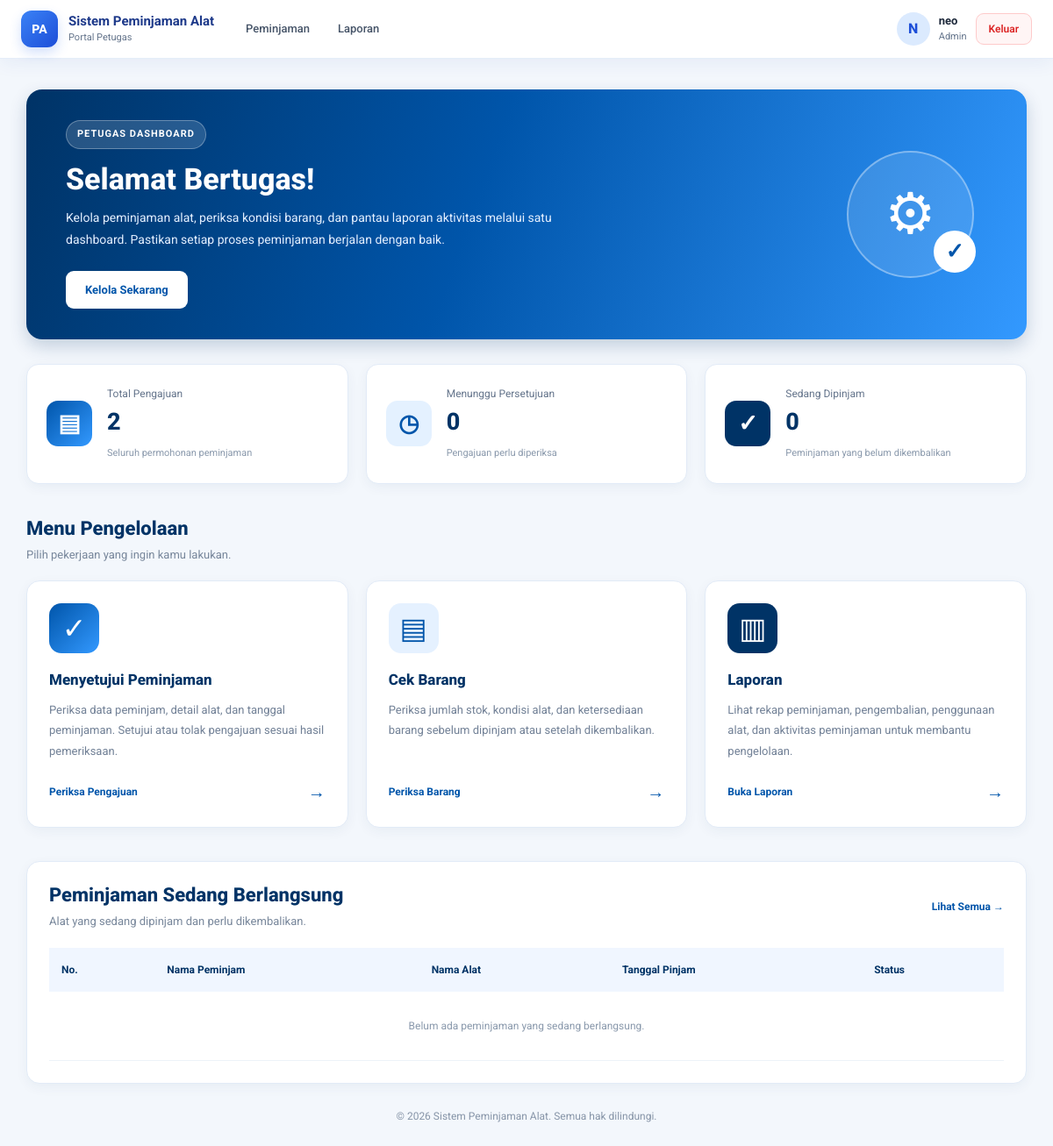
Screenshot of /petugas/dashboard_petugas.php (signed in) with the database file from the repository.
### tables this page shows
CREATE TABLE `users` (
  `id` int(11) NOT NULL,
  `username` varchar(50) NOT NULL,
  `nama_lengkap` varchar(100) NOT NULL,
  `alamat` varchar(225) NOT NULL,
  `password` varchar(255) NOT NULL,
  `role` enum('admin','petugas','peminjam') NOT NULL
);

### includes/auth.php (called while the page is built, shortened)
<?php
function e($v): string
{
    return htmlspecialchars((string)$v, ENT_QUOTES, 'UTF-8');
}
function auth_user(PDO $pdo): array
{
    static $user = null;
    if ($user !== null) {
        return $user;
    }
    $s = $pdo->prepare('SELECT id, username, nama_lengkap, role FROM users WHERE id = ?');
    $s->execute([$_SESSION['user_id']]);
    $user = $s->fetch();
    return $user;
}
function require_role(PDO $pdo, array $roles): array
{
    $u = auth_user($pdo);
    return $u;
}
function role_label(string $role): string
{
    return ['admin' => 'Admin', 'petugas' => 'Petugas', 'peminjam' => 'Peminjam'][$role] ?? ucfirst($role);
}

### includes/navbar_petugas.php (the view, shortened to what this page needs)
<?php
require_once __DIR__ . '/auth.php';
$nvUser  = auth_user($pdo);
$nvRole  = $nvUser['role'] ?? 'petugas';
$nvAlias = [
    'edit_petugas.php' => 'daftar_user.php',
    'edit_alat.php'    => 'lihat_alat.php',
];
$nvCur   = basename(parse_url($_SERVER['REQUEST_URI'], PHP_URL_PATH));
$nvCur   = $nvAlias[$nvCur] ?? $nvCur;
$nvMenus = [
    ['Peminjaman', 'status_peminjaman.php'],
    ['Laporan', 'laporan.php'],
];
function nv_is_active(string $href, string $cur): bool
{
    return basename(parse_url($href, PHP_URL_PATH)) === $cur;
}
$nvInisial = mb_strtoupper(mb_substr($nvUser['nama_lengkap'] ?: $nvUser['username'], 0, 1));
$nvPortal  = 'Portal Petugas';
?>
<header class="nv">
    <div class="nv-inner">
        <a class="nv-brand" href="status_peminjaman.php">
            <span class="nv-logo">PA</span>
            <span class="nv-brandtext">
                <strong>Sistem Peminjaman Alat</strong>
                <small><?= e($nvPortal) ?></small>
            </span>
        </a>
        <div class="nv-collapse" id="nvCollapse">
            <nav class="nv-menu" aria-label="Menu utama">
                <?php foreach ($nvMenus as $m): ?>
                    <a class="nv-link<?= nv_is_active($m[1], $nvCur) ? ' active' : '' ?>"
                       href="<?= e($m[1]) ?>"><?= e($m[0]) ?></a>
                <?php endforeach; ?>
            </nav>
            <div class="nv-profile">
                <div class="nv-avatar"><?= e($nvInisial) ?></div>
                <div class="nv-info">
                    <strong><?= e($nvUser['nama_lengkap'] ?: $nvUser['username']) ?></strong>
                    <span><?= e(role_label($nvRole)) ?></span>
                </div>
                <a href="logout.php" class="nv-logout"
                   onclick="return confirm('Apakah kamu yakin ingin keluar?')">Keluar</a>
            </div>
        </div>
    </div>
</header>

### asset/css/style.css (style rules this page uses)
* { margin: 0; padding: 0; box-sizing: border-box; }
body { font-family: 'Roboto', Arial, sans-serif; min-height: 100vh; }
html { scroll-behavior: smooth; }
body { font-family: 'Roboto', Arial, sans-serif; color: #222222; background: #f3f7fc; }

### asset/css/navbar.css (style rules this page uses)
body { padding: 0 !important; }
.nv { position: sticky; top: 0; z-index: 1000; background: #fff; border-bottom: 1px solid #e5edf9; box-shadow: 0 4px 22px rgba(30, 64, 175, .07); font-family: inherit; }
.nv-inner { max-width: 1280px; margin: 0 auto; padding: 12px 24px; display: flex; align-items: center; gap: 22px; }
.nv-brand { display: flex; align-items: center; gap: 12px; text-decoration: none; flex-shrink: 0; }
.nv-logo { width: 42px; height: 42px; border-radius: 12px; display: grid; place-items: center; color: #fff; font-weight: 800; font-size: 14px; background: linear-gradient(135deg, #3b82f6, #1d4ed8); box-shadow: 0 6px 14px rgba(37, 99, 235, .2); }
.nv-brandtext strong { display: block; font-size: 15px; font-weight: 700; color: #1e3a8a; line-height: 1.2; }
.nv-brandtext small { display: block; font-size: 11px; color: #64748b; margin-top: 2px; }
.nv-collapse { flex: 1; display: flex; align-items: center; justify-content: space-between; gap: 20px; }
.nv-menu { display: flex; align-items: center; gap: 4px; flex-wrap: wrap; }
.nv-link { display: inline-flex; align-items: center; gap: 4px; padding: 9px 14px; border: 0; border-radius: 10px; background: transparent; color: #475569; font: inherit; font-size: 13px; font-weight: 500; text-decoration: none; cursor: pointer; transition: background .2s, color .2s; }
.nv-profile { display: flex; align-items: center; gap: 10px; flex-shrink: 0; }
.nv-avatar { width: 38px; height: 38px; border-radius: 50%; display: grid; place-items: center; background: #dbeafe; color: #1d4ed8; font-weight: 800; }
.nv-info strong { display: block; font-size: 13px; color: #1e293b; line-height: 1.2; }
.nv-info span { display: block; font-size: 11px; color: #64748b; margin-top: 2px; }
.nv-logout { padding: 8px 14px; border-radius: 9px; border: 1px solid #fecaca; background: #fff5f5; color: #dc2626; font-size: 12px; font-weight: 600; text-decoration: none; transition: background .2s; }

### rows the page displays
users: nama_lengkap "N", nama_lengkap "neo", role "Admin"

### other values shown
$nvPortal "Portal Petugas"
$m[0] "Peminjaman"
$m[0] "Laporan"
$totalPengajuan "2"
$totalMenunggu "0"
$totalDisetujui "0"
